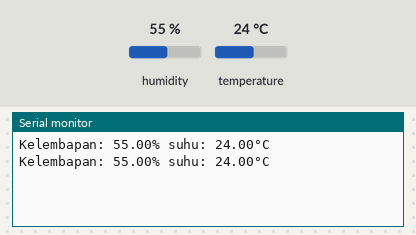
Recording of a sketch running on a simulated ESP32. Parts: the last lines printed to the serial monitor. The inputs (shaded band) are chosen by the test bench; at power-on: humidity 55 %, temperature 24 °C.

Above: at 2.8 s.
2.9 s: humidity set to 22 %
At 5.3 s:
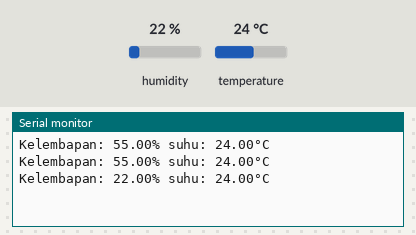
5.6 s: temperature set to 12 °C
At 6.7 s:
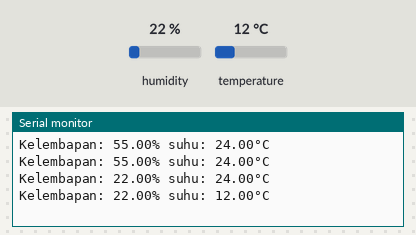
8.3 s: humidity set to 40 %
At 11.4 s:
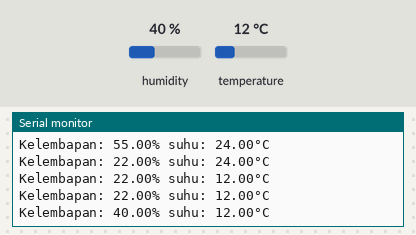
Timing chart, 0 to 12.9 s (numbered marks = the images above; inputs shaded):
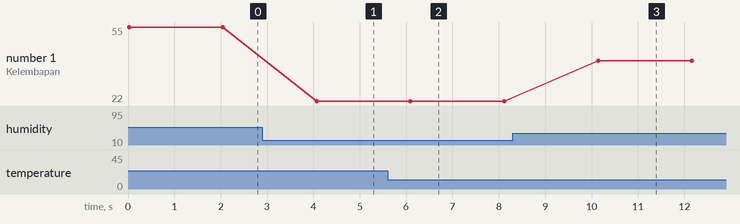

The sketch:

LKPD_12.ino
```cpp
//RIFKI SEPTIADI
//XI TAV 1
#include "DHT.h"
#define DHTPIN 32
#define DHTTYPE DHT11
DHT dht(DHTPIN, DHTTYPE);
void setup() {
  Serial.begin(9600);
  dht.begin();}
  void loop() {
    float humidity = dht.readHumidity();
    float temperature = dht.readTemperature();
    if (isnan(humidity) || isnan(temperature)) {
      Serial.print("gagal membaca dari sensor dht 11");
    }else {
      Serial.print("Kelembapan: ");
      Serial.print( humidity);
      Serial.print("% suhu: ");
      Serial.print(temperature);
      Serial.println("°C ");}
      delay(2000);}
```

Measured:
- after the input at 2.9 s, the serial monitor: prints a new line after 1.2 s (image 1)
- after the input at 5.6 s, the serial monitor: prints a new line after 0.49 s (image 2)
- after the input at 8.3 s, the serial monitor: prints a new line after 1.8 s (image 3)
- plotted number 1: 55 → 22 after the input at 2.9 s, 22 → 40 after the input at 8.3 s
